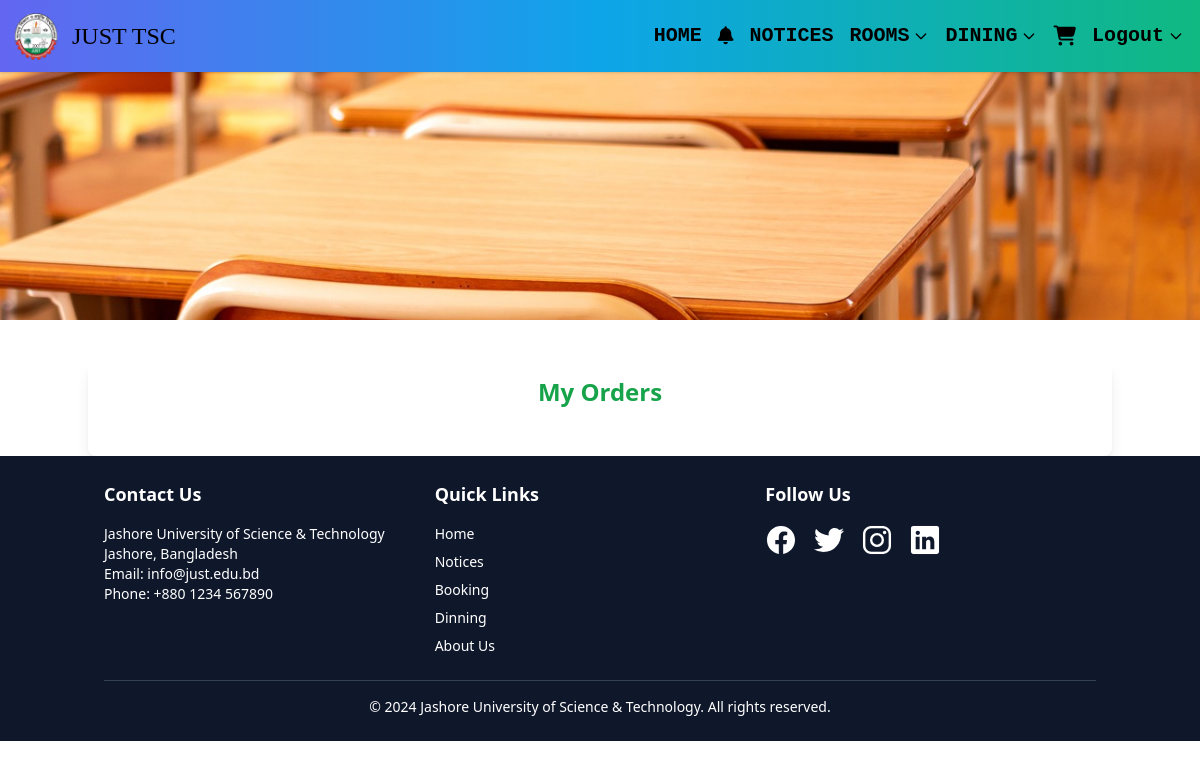
/my_orders (signed in), run on an earlier commit of the app's database.
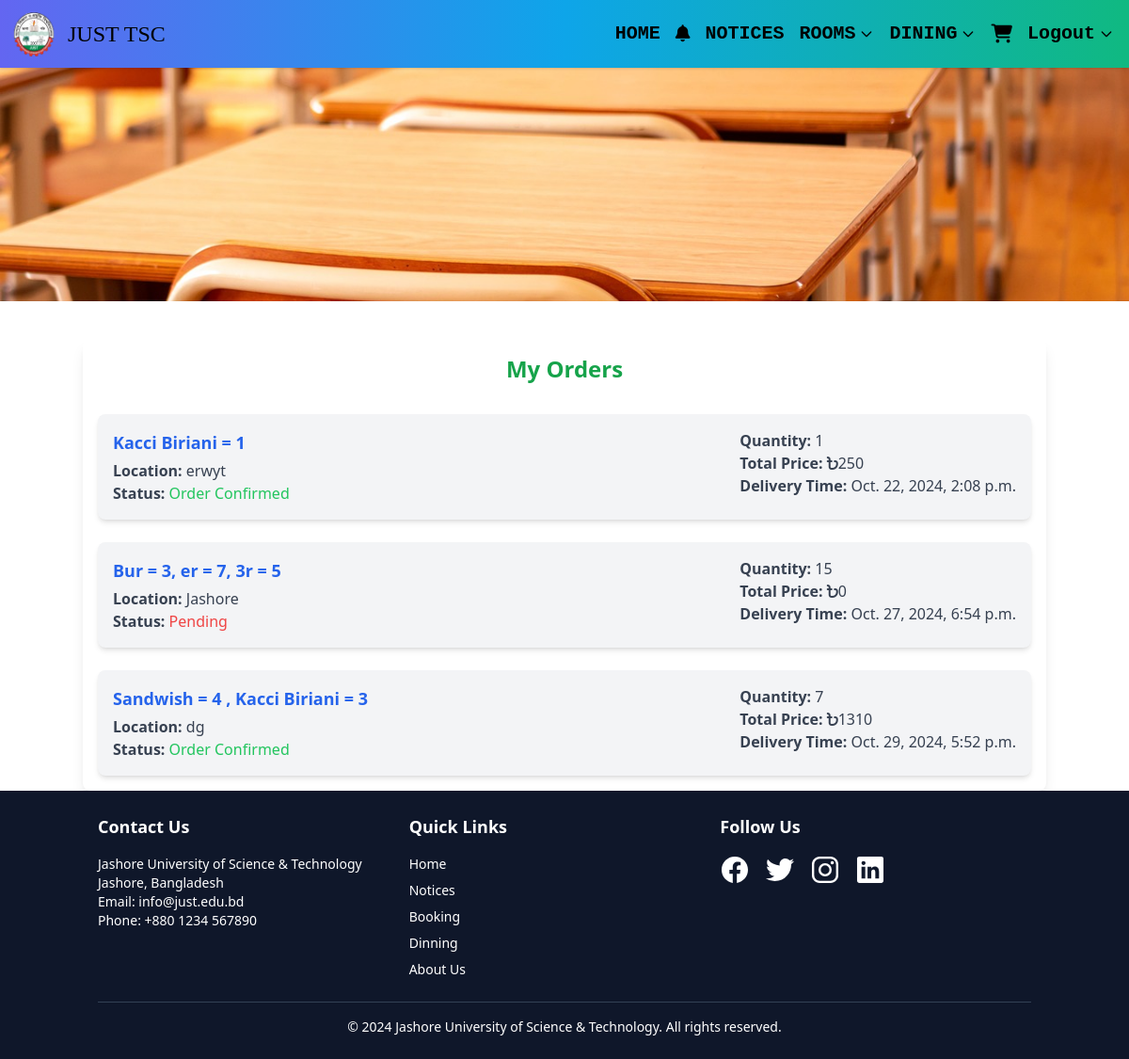
And on a later commit of the database.
### TSC/models.py (models this page shows, shortened)
class Orders(models.Model):
    STATUS =(
        ('Pending','Pending'),
        ('Order Confirmed','Order Confirmed'),
        ('Out for Delivery','Out for Delivery'),
        ('Delivered','Delivered'),
    )
    user = models.ForeignKey(User, on_delete=models.CASCADE)  # Change to ForeignKey
    items_summary = models.TextField(null=True)  # Add this for order summary
    email = models.CharField(max_length=50,null=True)
    role = models.CharField(max_length=20,null=True)
    location = models.CharField(max_length=500,null=True)
    phone = models.CharField(max_length=20,null=True)
    order_time= models.DateTimeField(null=True)
    status=models.CharField(max_length=50,null=True,choices=STATUS)
    quantity = models.PositiveIntegerField(default=1)
    price = models.PositiveIntegerField(default=0)

### TSC/views.py (the view)
# urls.py: path('my_orders',views.UserOrderList,name="my_orders"),
@custom_login_required
def UserOrderList(request):
    user = request.user
    orders = Orders.objects.filter(user=user).order_by('-id')  # Optionally order by order time
    return render(request, 'user_order_list.html', {'orders': orders})

### TSC/views.py (called while the page is built)
def custom_login_required(function=None, redirect_field_name='next', login_url=None):
    @wraps(function)
    def _wrapped_view(request, *args, **kwargs):
        if not request.user.is_authenticated:
            messages.info(request, "You need to log in first to access this page.")
            return redirect('login')
        return function(request, *args, **kwargs)
    return _wrapped_view

### templates/user_order_list.html
{% extends "image.html" %}
{% block first %}
<div class="container mx-auto mt-10 p-4 bg-white rounded-lg shadow-lg">
    <h2 class="text-2xl font-bold text-center text-green-600 mb-8">My Orders</h2>
    <div class="grid grid-cols-1 gap-6">
        {% for order in orders %}
            <div class="flex flex-col md:flex-row bg-gray-100 rounded-lg shadow-md p-4 transition-transform duration-300 hover:scale-105 hover:shadow-xl">
                <div class="flex-1 mb-2 md:mb-0 md:mr-4">
                    <h3 class="text-lg font-semibold text-blue-600 mb-1">{{ order.items_summary }}</h3>
                    <p class="text-gray-700"><strong>Location:</strong> {{ order.location }}</p>
                    <p class="text-gray-700">
                        <strong>Status:</strong>
                        <span class="{% if order.status == 'Pending' %}text-red-500{% elif order.status == 'Order Confirmed' %}text-green-500{% else %}text-blue-500{% endif %}">
                            {{ order.status }}
                        </span>
                    </p>                </div>
                <div flex-1 mb-2 md:mb-0 md:mr-4>
                <div class="flex-none mb-2 md:mb-0 md:mr-4">
                    <p class="text-gray-700"><strong>Quantity:</strong> {{ order.quantity }}</p>
                </div>
                <div class="flex-none">
                    <p class="text-gray-700"><strong>Total Price:</strong> <i class="fa-solid fa-bangladeshi-taka-sign"></i>{{ order.price }}</p>
                </div>
                <div class="">
                    <p class="text-gray-700"><strong>Delivery Time: </strong> {{ order.order_time }}</p>
                </div>
            </div>
            </div>
        {% endfor %}
    </div>
</div>
{% endblock %}

What changed in the data, as far as the page shows it:
added Orders: items_summary "Kacci Biriani = 1", location "erwyt", status "Order Confirmed", quantity "1", price "250", order_time "Oct. 22, 2024, 2:08 p.m."
added Orders: items_summary "Bur = 3, er = 7, 3r = 5", location "Jashore", status "Pending", quantity "15", price "0", order_time "Oct. 27, 2024, 6:54 p.m."
added Orders: items_summary "Sandwish = 4 , Kacci Biriani = 3", location "dg", status "Order Confirmed", quantity "7", price "1310", order_time "Oct. 29, 2024, 5:52 p.m."
